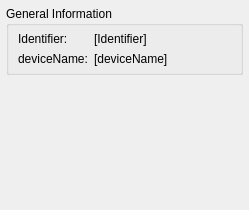
<?xml version="1.0" encoding="UTF-8"?>
<ui version="4.0">
 <class>DockWidgetOphir</class>
 <widget class="QWidget" name="DockWidgetOphir">
  <property name="geometry">
   <rect>
    <x>0</x>
    <y>0</y>
    <width>249</width>
    <height>210</height>
   </rect>
  </property>
  <property name="minimumSize">
   <size>
    <width>0</width>
    <height>109</height>
   </size>
  </property>
  <property name="windowTitle">
   <string>Form</string>
  </property>
  <layout class="QVBoxLayout" name="verticalLayout">
   <property name="leftMargin">
    <number>6</number>
   </property>
   <property name="topMargin">
    <number>6</number>
   </property>
   <property name="rightMargin">
    <number>6</number>
   </property>
   <property name="bottomMargin">
    <number>6</number>
   </property>
   <item>
    <widget class="QGroupBox" name="groupInfo">
     <property name="sizePolicy">
      <sizepolicy hsizetype="Preferred" vsizetype="Minimum">
       <horstretch>0</horstretch>
       <verstretch>0</verstretch>
      </sizepolicy>
     </property>
     <property name="minimumSize">
      <size>
       <width>0</width>
       <height>0</height>
      </size>
     </property>
     <property name="maximumSize">
      <size>
       <width>16777215</width>
       <height>16777215</height>
      </size>
     </property>
     <property name="title">
      <string>General Information</string>
     </property>
     <layout class="QGridLayout" name="gridLayout">
      <property name="topMargin">
       <number>6</number>
      </property>
      <property name="bottomMargin">
       <number>6</number>
      </property>
      <item row="1" column="1">
       <widget class="QLabel" name="lblDeviceName">
        <property name="text">
         <string>[deviceName]</string>
        </property>
       </widget>
      </item>
      <item row="0" column="0">
       <widget class="QLabel" name="lbl1">
        <property name="sizePolicy">
         <sizepolicy hsizetype="Maximum" vsizetype="Preferred">
          <horstretch>0</horstretch>
          <verstretch>0</verstretch>
         </sizepolicy>
        </property>
        <property name="text">
         <string>Identifier:</string>
        </property>
       </widget>
      </item>
      <item row="0" column="1">
       <widget class="QLabel" name="lblIdentifier">
        <property name="text">
         <string>[Identifier]</string>
        </property>
       </widget>
      </item>
      <item row="1" column="0">
       <widget class="QLabel" name="label">
        <property name="text">
         <string>deviceName:</string>
        </property>
       </widget>
      </item>
     </layout>
    </widget>
   </item>
   <item>
    <spacer name="verticalSpacer">
     <property name="orientation">
      <enum>Qt::Vertical</enum>
     </property>
     <property name="sizeHint" stdset="0">
      <size>
       <width>20</width>
       <height>40</height>
      </size>
     </property>
    </spacer>
   </item>
  </layout>
 </widget>
 <resources/>
 <connections/>
</ui>
